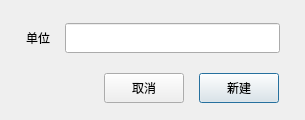
<?xml version="1.0" encoding="UTF-8"?>
<ui version="4.0">
 <class>DialogNewUnit</class>
 <widget class="QDialog" name="DialogNewUnit">
  <property name="geometry">
   <rect>
    <x>0</x>
    <y>0</y>
    <width>305</width>
    <height>120</height>
   </rect>
  </property>
  <property name="minimumSize">
   <size>
    <width>305</width>
    <height>120</height>
   </size>
  </property>
  <property name="maximumSize">
   <size>
    <width>305</width>
    <height>120</height>
   </size>
  </property>
  <property name="windowTitle">
   <string>新增单位</string>
  </property>
  <layout class="QGridLayout" name="gridLayout" rowstretch="2,0">
   <property name="bottomMargin">
    <number>5</number>
   </property>
   <property name="verticalSpacing">
    <number>8</number>
   </property>
   <item row="0" column="0">
    <layout class="QHBoxLayout" name="horizontalLayout_2" stretch="1,4">
     <property name="leftMargin">
      <number>0</number>
     </property>
     <property name="rightMargin">
      <number>14</number>
     </property>
     <item>
      <widget class="QLabel" name="label">
       <property name="minimumSize">
        <size>
         <width>0</width>
         <height>30</height>
        </size>
       </property>
       <property name="text">
        <string>单位</string>
       </property>
       <property name="alignment">
        <set>Qt::AlignCenter</set>
       </property>
      </widget>
     </item>
     <item>
      <widget class="QLineEdit" name="lineEdit">
       <property name="minimumSize">
        <size>
         <width>0</width>
         <height>30</height>
        </size>
       </property>
       <property name="maxLength">
        <number>10</number>
       </property>
      </widget>
     </item>
    </layout>
   </item>
   <item row="1" column="0">
    <layout class="QHBoxLayout" name="horizontalLayout">
     <property name="spacing">
      <number>15</number>
     </property>
     <property name="leftMargin">
      <number>0</number>
     </property>
     <property name="rightMargin">
      <number>15</number>
     </property>
     <item>
      <spacer name="horizontalSpacer">
       <property name="orientation">
        <enum>Qt::Horizontal</enum>
       </property>
       <property name="sizeHint" stdset="0">
        <size>
         <width>40</width>
         <height>20</height>
        </size>
       </property>
      </spacer>
     </item>
     <item>
      <widget class="QPushButton" name="pushButton_cancle">
       <property name="minimumSize">
        <size>
         <width>0</width>
         <height>30</height>
        </size>
       </property>
       <property name="text">
        <string>取消</string>
       </property>
       <property name="autoDefault">
        <bool>false</bool>
       </property>
      </widget>
     </item>
     <item>
      <widget class="QPushButton" name="pushButton__ok">
       <property name="minimumSize">
        <size>
         <width>0</width>
         <height>30</height>
        </size>
       </property>
       <property name="text">
        <string>新建</string>
       </property>
      </widget>
     </item>
    </layout>
   </item>
  </layout>
 </widget>
 <resources/>
 <connections/>
</ui>
